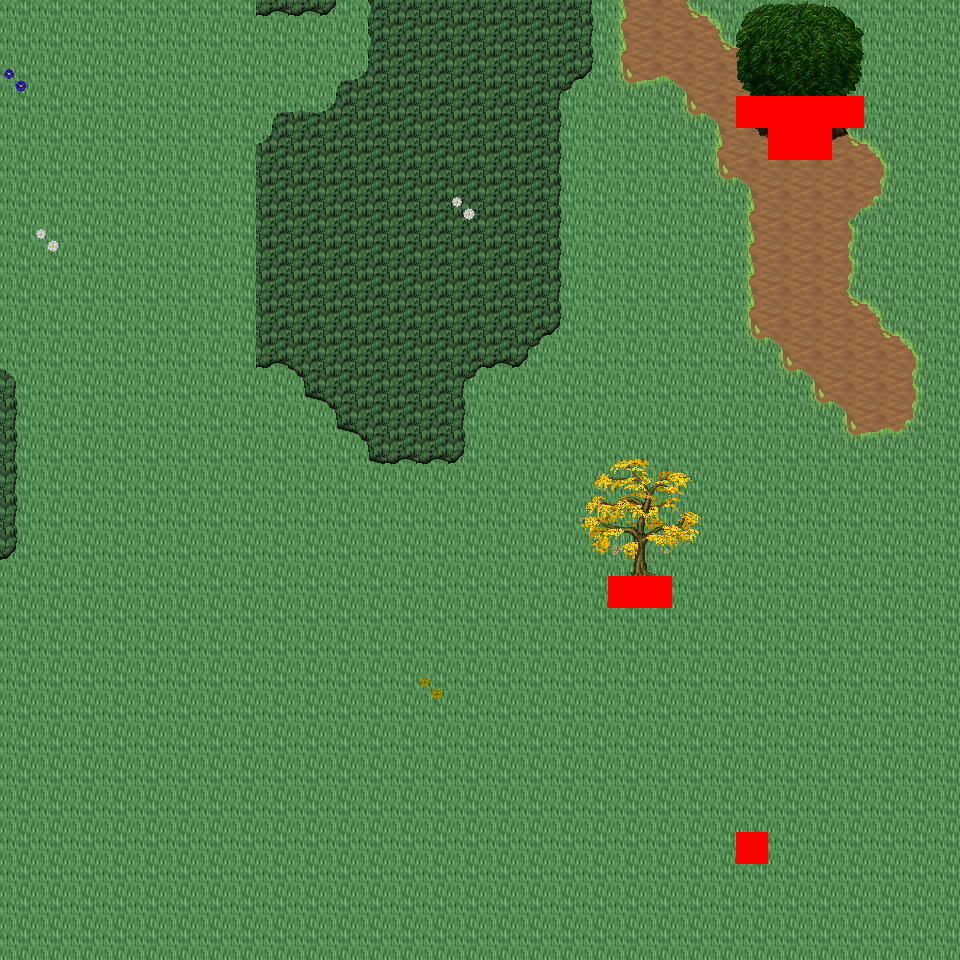

This is a level from a 2D game, rendered from its Tiled map with the project's own tilesets. A one-line summary and the map file follow, with tile-layer data summarised:
An orthogonal 30x30 tile map with 32x32 px tiles, 6 tile layers (Ground, Object, Object2, Above, ...), 18 tilesets and 3 objects (3x mapExit).

<map version="1.0" orientation="orthogonal" renderorder="right-down" width="30" height="30" tilewidth="32" tileheight="32" nextobjectid="4">
  <tileset firstgid="1" name="tileset_logic_collision" tilewidth="32" tileheight="32" tilecount="1" columns="1">
    <image source="../drawable/tileset_logic_collision.png" width="32" height="32" />
  </tileset>
  <tileset firstgid="2" name="tileset_ground_ground" tilewidth="32" tileheight="32" tilecount="33" columns="3">
    <image source="../drawable/tileset_ground_ground.png" width="96" height="352" />
  </tileset>
  <tileset firstgid="35" name="tileset_ground_grass_corners" tilewidth="32" tileheight="32" tilecount="24" columns="6">
    <image source="../drawable/tileset_ground_grass_corners.png" width="192" height="128" />
  </tileset>
  <tileset firstgid="59" name="tileset_ground_grass_edges" tilewidth="32" tileheight="32" tilecount="36" columns="12">
    <image source="../drawable/tileset_ground_grass_edges.png" width="384" height="96" />
  </tileset>
  <tileset firstgid="95" name="tileset_ground_grass_2" tilewidth="32" tileheight="32" tilecount="21" columns="3">
    <image source="../drawable/tileset_ground_grass_2.png" width="96" height="224" />
  </tileset>
  <tileset firstgid="116" name="tileset_plant_leaves" tilewidth="32" tileheight="32" tilecount="8" columns="4">
    <image source="../drawable/tileset_plant_leaves.png" width="128" height="64" />
  </tileset>
  <tileset firstgid="124" name="tileset_plant_tree_tree_darkgreen" tilewidth="32" tileheight="32" tilecount="88" columns="8">
    <image source="../drawable/tileset_plant_tree_tree_darkgreen.png" width="256" height="352" />
  </tileset>
  <tileset firstgid="212" name="tileset_plant_tree_fall_trees" tilewidth="32" tileheight="32" tilecount="40" columns="8">
    <image source="../drawable/tileset_plant_tree_fall_trees.png" width="256" height="160" />
  </tileset>
  <tileset firstgid="252" name="tileset_plant_tree_pine_tree" tilewidth="32" tileheight="32" tilecount="20" columns="4">
    <image source="../drawable/tileset_plant_tree_pine_tree.png" width="128" height="160" />
  </tileset>
  <tileset firstgid="272" name="tileset_plant_stump_hollow_logs" tilewidth="32" tileheight="32" tilecount="6" columns="3">
    <image source="../drawable/tileset_plant_stump_hollow_logs.png" width="96" height="64" />
  </tileset>
  <tileset firstgid="278" name="tileset_plant_stump_small_stump" tilewidth="32" tileheight="32" tilecount="4" columns="2">
    <image source="../drawable/tileset_plant_stump_small_stump.png" width="64" height="64" />
  </tileset>
  <tileset firstgid="282" name="tileset_plant_stump_stump_pale_purple" tilewidth="32" tileheight="32" tilecount="4" columns="2">
    <image source="../drawable/tileset_plant_stump_stump_pale_purple.png" width="64" height="64" />
  </tileset>
  <tileset firstgid="286" name="tileset_plant_flower_daisy_blue" tilewidth="32" tileheight="32" tilecount="8" columns="2">
    <image source="../drawable/tileset_plant_flower_daisy_blue.png" width="64" height="128" />
  </tileset>
  <tileset firstgid="294" name="tileset_plant_flower_daisy_red" tilewidth="32" tileheight="32" tilecount="8" columns="2">
    <image source="../drawable/tileset_plant_flower_daisy_red.png" width="64" height="128" />
  </tileset>
  <tileset firstgid="302" name="tileset_plant_flower_daisy_white" tilewidth="32" tileheight="32" tilecount="8" columns="2">
    <image source="../drawable/tileset_plant_flower_daisy_white.png" width="64" height="128" />
  </tileset>
  <tileset firstgid="310" name="tileset_plant_flower_daisy_yellow" tilewidth="32" tileheight="32" tilecount="8" columns="2">
    <image source="../drawable/tileset_plant_flower_daisy_yellow.png" width="64" height="128" />
  </tileset>
  <tileset firstgid="318" name="tileset_logic_creature_ent" tilewidth="32" tileheight="32" tilecount="4" columns="4">
    <image source="../drawable/tileset_logic_creature_ent.png" width="128" height="32" />
  </tileset>
  <tileset firstgid="322" name="tileset_logic_creature_animal" tilewidth="32" tileheight="32" tilecount="32" columns="8">
    <image source="../drawable/tileset_logic_creature_animal.png" width="256" height="128" />
  </tileset>
  <layer name="Ground" width="30" height="30">
    <data>[900 cells, 900 non-empty, 3 distinct tile ids]</data>
  </layer>
  <layer name="Object" width="30" height="30">
    <data>[900 cells, 98 non-empty, 27 distinct tile ids]</data>
  </layer>
  <layer name="Object2" width="30" height="30">
    <data>[900 cells, 12 non-empty, 12 distinct tile ids]</data>
  </layer>
  <layer name="Above" width="30" height="30">
    <data>[900 cells, 28 non-empty, 28 distinct tile ids]</data>
  </layer>
  <layer name="Above2" width="30" height="30">
    <data>[900 cells, 0 non-empty, 0 distinct tile ids]</data>
  </layer>
  <layer name="Walkable" width="30" height="30">
    <data>[900 cells, 9 non-empty, 1 distinct tile ids]</data>
  </layer>
  <objectgroup name="MapEvents">
    <object id="1" name="north" type="mapExit" x="0" y="0" width="960" height="32">
      <properties>
        <property name="map" value="level_0_x21_y25" />
        <property name="x" value="0" />
        <property name="y" value="28" />
      </properties>
    </object>
    <object id="2" name="south" type="mapExit" x="0" y="928" width="960" height="32">
      <properties>
        <property name="map" value="level_0_x21_y27" />
        <property name="x" value="0" />
        <property name="y" value="1" />
      </properties>
    </object>
    <object id="3" name="west" type="mapExit" x="0" y="0" width="32" height="960">
      <properties>
        <property name="map" value="level_0_x20_y26" />
        <property name="x" value="28" />
        <property name="y" value="0" />
      </properties>
    </object>
  </objectgroup>
</map>
